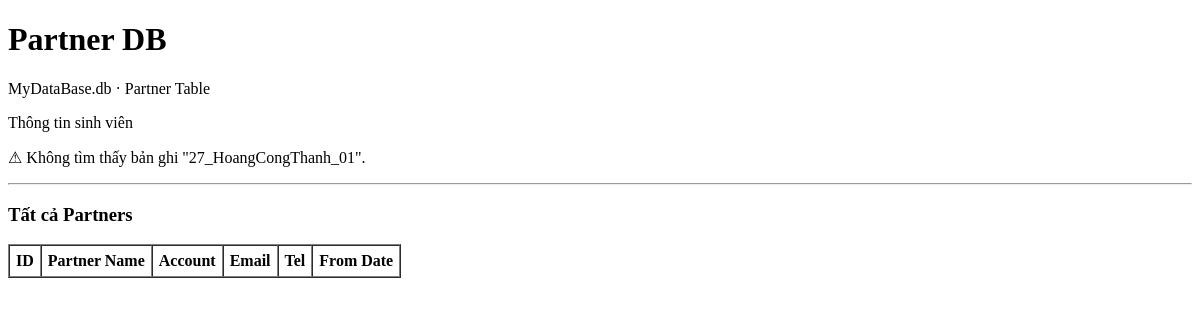
Before: / with the older database file.
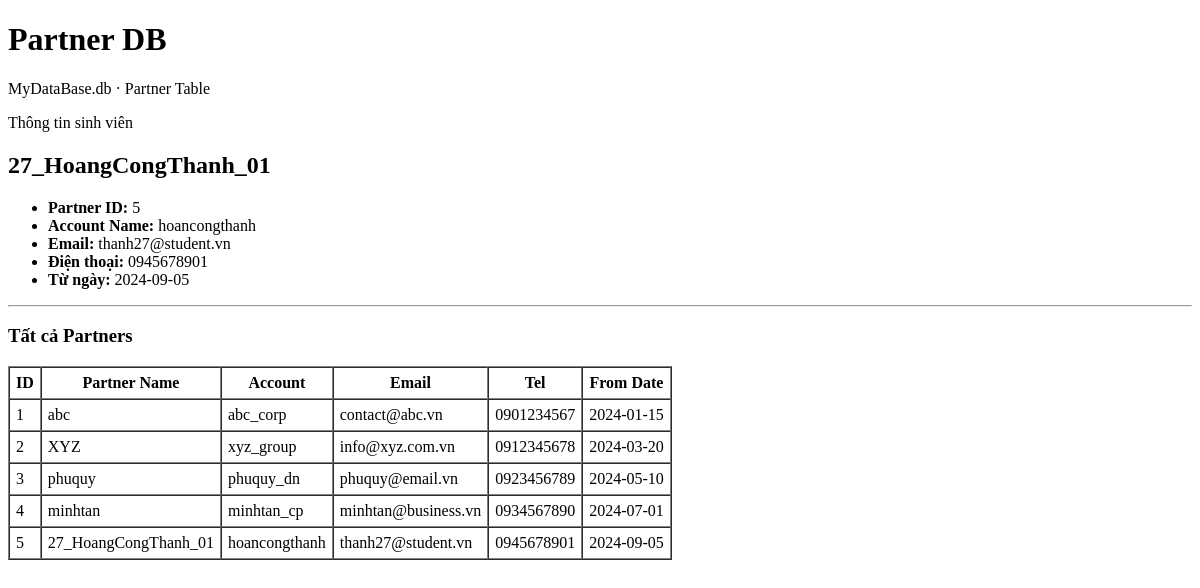
After: the same page with the newer database file.
### tables this page shows
CREATE TABLE Partner (
            PartnerID    INTEGER PRIMARY KEY AUTOINCREMENT,
            PartnerName  NVARCHAR(100),
            AccountName  NVARCHAR(100),
            EmailAddress NVARCHAR(100),
            Password     NVARCHAR(50),
            Tel          NVARCHAR(50),
            FromDate     DATE
        );

### app.py (the view)
@app.route("/")
def index():
    partner  = get_partner_27_HoangCongThanh_01()
    partners = get_all_partners()
    return render_template("index.html", partner=partner, partners=partners)

### app.py (called while the page is built)
def get_db():
    if "db" not in g:
        g.db = sqlite3.connect(DATABASE)
        g.db.row_factory = sqlite3.Row
    return g.db

def get_partner_27_HoangCongThanh_01():
    db = get_db()
    return db.execute(
        "SELECT * FROM Partner WHERE PartnerName = ?",
        ("27_HoangCongThanh_01",)
    ).fetchone()

def get_all_partners():
    db = get_db()
    return db.execute("SELECT * FROM Partner ORDER BY PartnerID").fetchall()

### templates/index.html (shortened to what this page needs)
<!DOCTYPE html>
<html lang="vi">
<head>
</head>
<body>
  <header>
    <h1>Partner DB</h1>
    <span>MyDataBase.db · Partner Table</span>
  </header>
  <section>
    <p>Thông tin sinh viên</p>
    {% if partner %}
      <h2>{{ partner['PartnerName'] }}</h2>
      <ul>
        <li><strong>Partner ID:</strong> {{ partner['PartnerID'] }}</li>
        <li><strong>Account Name:</strong> {{ partner['AccountName'] }}</li>
        <li><strong>Email:</strong> {{ partner['EmailAddress'] }}</li>
        <li><strong>Điện thoại:</strong> {{ partner['Tel'] }}</li>
        <li><strong>Từ ngày:</strong> {{ partner['FromDate'] }}</li>
      </ul>
    {% else %}
      <p>⚠ Không tìm thấy bản ghi "27_HoangCongThanh_01".</p>
    {% endif %}
  </section>
  <hr />
  <h3>Tất cả Partners</h3>
  <table border="1" cellpadding="6" cellspacing="0">
    <thead>
      <tr>
        <th>ID</th><th>Partner Name</th><th>Account</th>
        <th>Email</th><th>Tel</th><th>From Date</th>
      </tr>
    </thead>
    <tbody>
      {% for p in partners %}
      <tr>
        <td>{{ p['PartnerID'] }}</td>
        <td>{{ p['PartnerName'] }}</td>
        <td>{{ p['AccountName'] }}</td>
        <td>{{ p['EmailAddress'] }}</td>
        <td>{{ p['Tel'] }}</td>
        <td>{{ p['FromDate'] }}</td>
      </tr>
      {% endfor %}
    </tbody>
  </table>
</body>
</html>

Changed rows visible on the page:
added Partner: PartnerName "27_HoangCongThanh_01", PartnerID "5", AccountName "hoancongthanh", EmailAddress "thanh27@student.vn", Tel "0945678901", FromDate "2024-09-05"
added Partner: PartnerID "1", PartnerName "abc", AccountName "abc_corp", EmailAddress "contact@abc.vn", Tel "0901234567", FromDate "2024-01-15"
added Partner: PartnerID "2", PartnerName "XYZ", AccountName "xyz_group", EmailAddress "info@xyz.com.vn", Tel "0912345678", FromDate "2024-03-20"
added Partner: PartnerID "3", PartnerName "phuquy", AccountName "phuquy_dn", EmailAddress "phuquy@email.vn", Tel "0923456789", FromDate "2024-05-10"
added Partner: PartnerID "4", PartnerName "minhtan", AccountName "minhtan_cp", EmailAddress "minhtan@business.vn", Tel "0934567890", FromDate "2024-07-01"
Other visible differences:
text no longer shown: "⚠ Không tìm thấy bản ghi \"27_HoangCongThanh_01\"."
text now shown: "Partner ID: Account Name: Email: Điện thoại: Từ ngày:"
